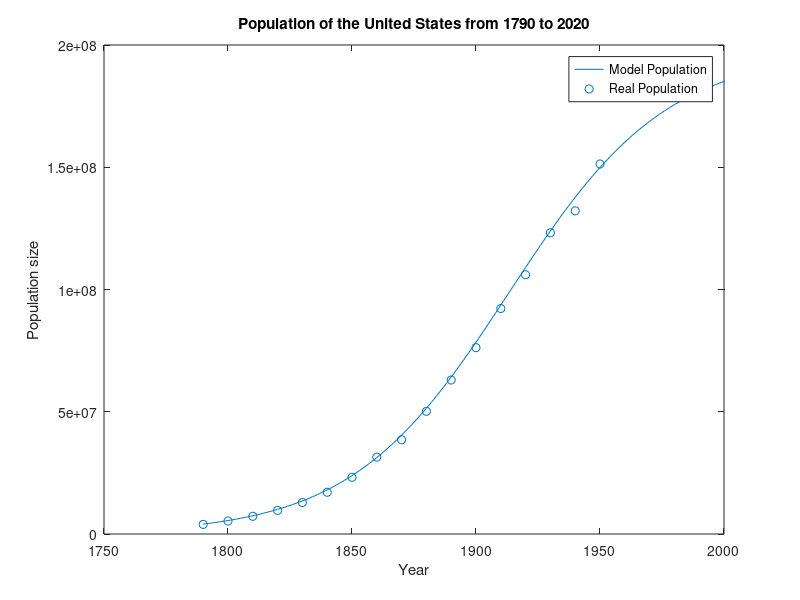

Write MATLAB code to recreate this figure.
clc
clear

% Plotting the model population and the actual 
% population of the United States from 1790 to 2020.

t = 1790:2020;
p = (197273000)./(1 + exp(-0.03134 * (t - 1913.25)));

figure(1)
plot(t,p)
hold on

year = 1790:10:2020;
populations = [3929214, 5308483, 7239881, 9638453, 12866020, 17069453, ...
    23191876, 31443321, 38558371, 50189209, 62979766, 76212168, 92228496, ...
    106021537, 123202624, 132164569, 151325798, 179323175, 203211926, ...
    226545805, 248709873, 281421906, 308745538, 331449281];
scatter(year, populations)

xlim([1750 2000])
ylim([0 2e8])
legend('Model Population', 'Real Population')
title('Population of the United States from 1790 to 2020') 
xlabel('Year') 
ylabel('Population size')

fprintf('This graph shows the model population in the United States\n');
fprintf('compared to the actual population from 1790 to 2020.\n');
fprintf('The model population is similar to the\n');
fprintf('actual population, as it follows the trend,\n')
fprintf('but there are some differences and discrepencies.\n');